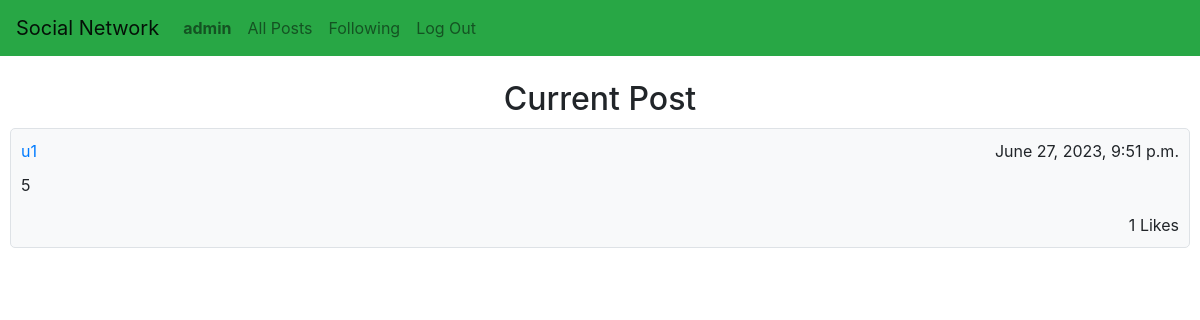
Page /post/5 (signed in) on the committed database.
### network/models.py (models this page shows, shortened)
class User(AbstractUser):
    pass
    followers = models.ManyToManyField("User", related_name="My_followers", blank=True)
    following = models.ManyToManyField("User", related_name="Im_following", blank=True)

class Post(models.Model):
    user = models.ForeignKey(User, on_delete=models.CASCADE, related_name="posts")
    content = models.TextField(blank=True)
    timestamp = models.DateTimeField(auto_now_add=True)
    likes = models.ManyToManyField(User, related_name="liked_posts", blank=True)

### network/views.py (the view)
# urls.py: path("post/<int:post_id>", views.post, name="post"),
def post(request, post_id):
    post = Post.objects.get(id=post_id)
    return render(request, "network/post.html", {
        "post": post,
        "author": post.user.username,
        "logged_in_user": request.user.username
    })

### network/templates/network/post.html (shortened to what this page needs)
{% extends "network/layout.html" %}
{% block body %}
    <br>
    <h2>Current Post</h2>
        <div class="post" onclick="location.href = '{% url 'edit' post.id%}';">
            <div class="post-header">
                <a href="{% url 'profile' post.user.username %}">{{ post.user.username }}</a>
                <span class="float-right">{{ post.timestamp }}</span>
            </div>
            <div class="post-body">
                <p>{{ post.content }}</p>
            </div>
            <div class="post-footer">
                <span>{{ post.likes.count }} Likes</span>
            </div>
        </div>
{% endblock %}

### network/templates/network/layout.html (shortened to what this page needs)
{% load static %}
<!DOCTYPE html>
<html lang="en">
    <head>
        <link rel="stylesheet" href="https://stackpath.bootstrapcdn.com/bootstrap/4.4.1/css/bootstrap.min.css">
        <link href="{% static 'network/styles.css' %}" rel="stylesheet">
    </head>
    <body>
        <nav class="navbar navbar-expand-lg navbar-light bg-success">
            <a class="navbar-brand" href="{% url 'index' %}">Social Network</a>
            <div>
              <ul class="navbar-nav mr-auto">
                {% if user.is_authenticated %}
                    <li class="nav-item">
                        <a class="nav-link" href="{% url 'profile' logged_in_user %}"><strong>{{ logged_in_user }}</strong></a>
                    </li>
                {% endif %}
                <li class="nav-item">
                  <a class="nav-link" href="{% url 'index' %}">All Posts</a>
                </li>
                {% if user.is_authenticated %}
                    <li class="nav-item">
                        <a class="nav-link" href="{% url 'following' %}">Following</a>
                    </li>
                    <li class="nav-item">
                        <a class="nav-link" href="{% url 'logout' %}">Log Out</a>
                    </li>
                {% endif %}
              </ul>
            </div>
          </nav>
        <div class="body">
            {% block body %}
            {% endblock %}
        </div>
    </body>
</html>

### network/static/network/styles.css (style rules this page uses)
h2 { margin: auto; text-align: center; }
.post { background-color: #f8f9fa; border: 1px solid #dee2e6; border-radius: 5px; padding: 10px; margin: 10px; }
.post-header { display: flex; justify-content: space-between; align-items: center; }
.post-body { margin: 10px 0; }
.post-footer { text-align: right; }

### rows in the picture
User: username "admin"
Post: user.username "u1", timestamp "June 27, 2023, 9:51 p.m.", content "5", likes.count "1"
